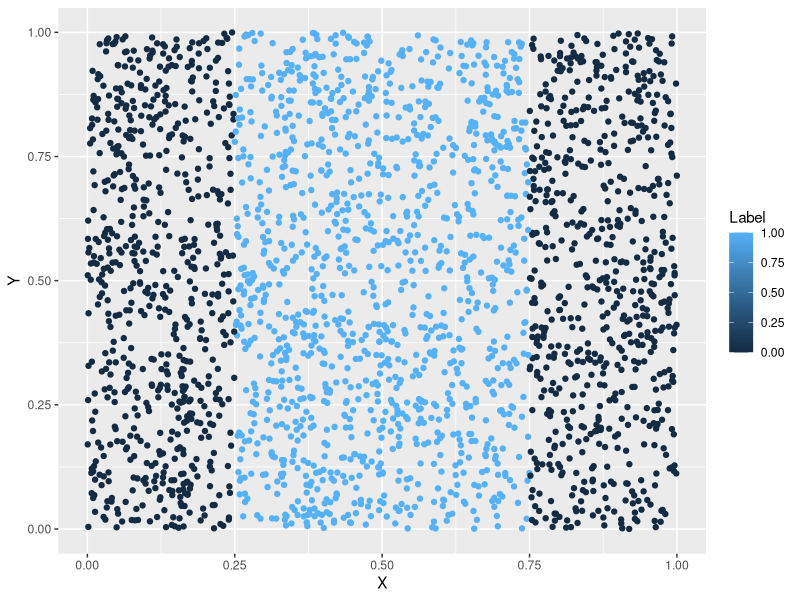
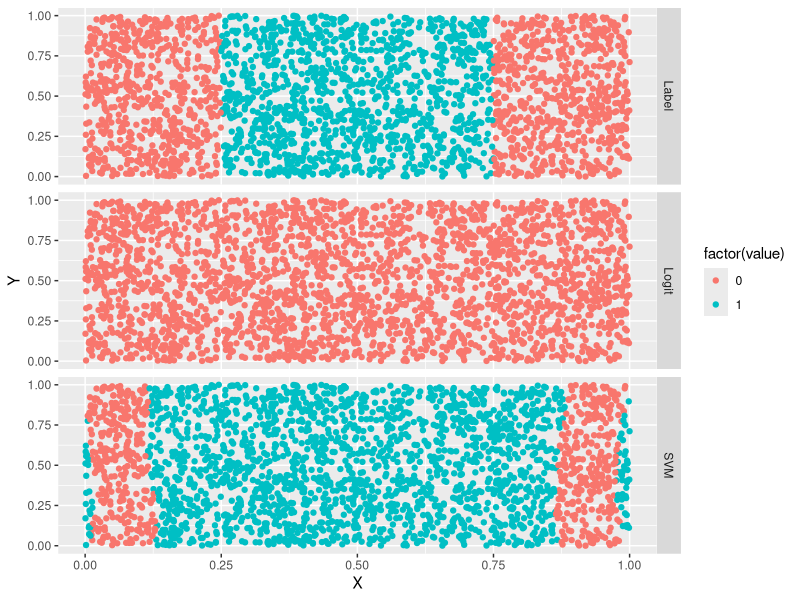
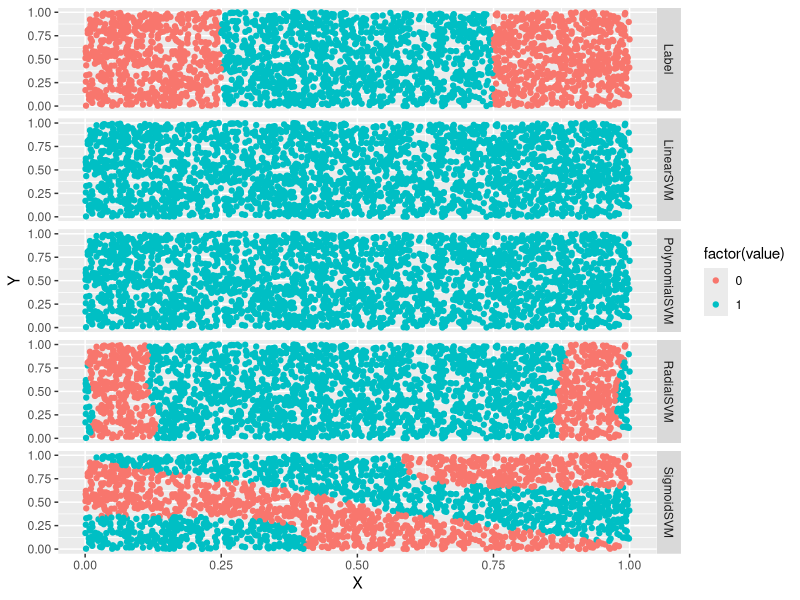
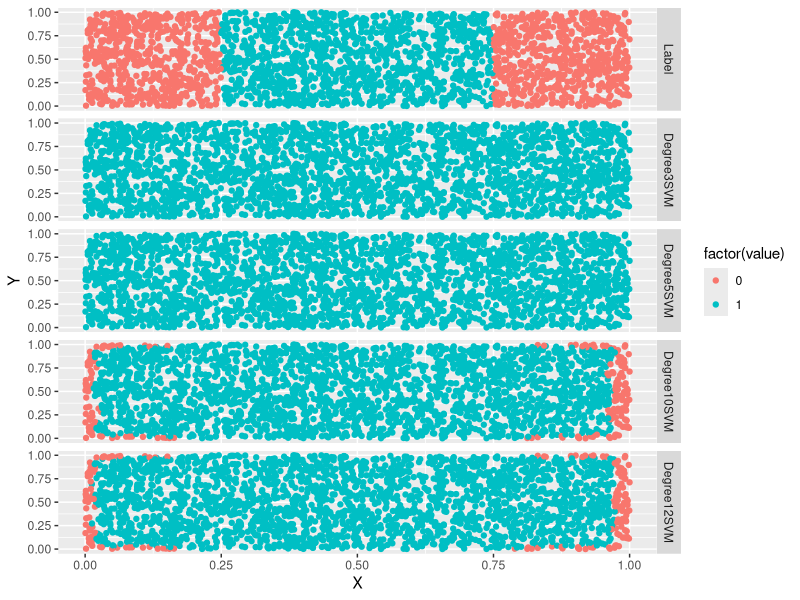
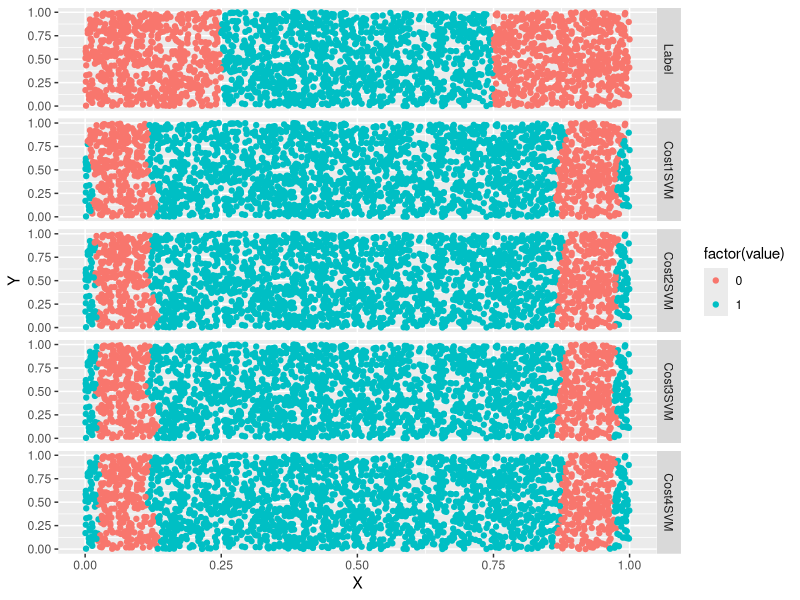
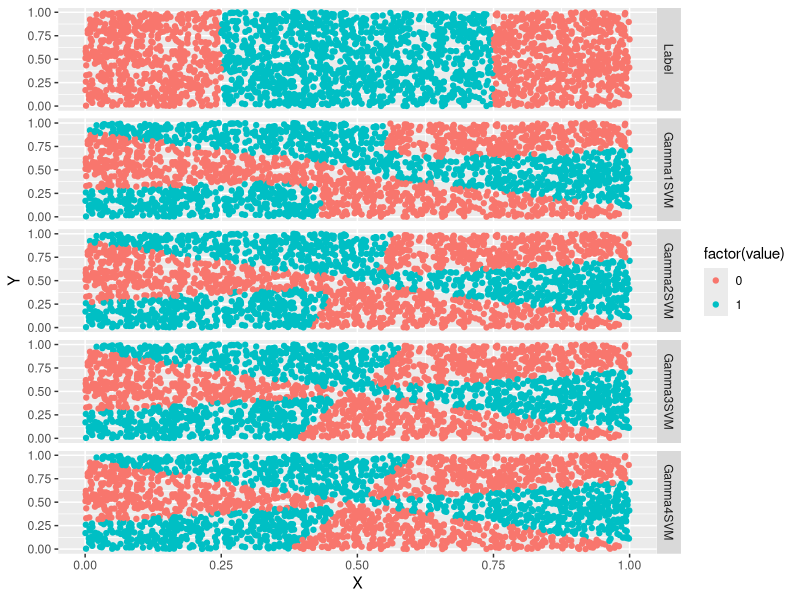

R code for these plots, in order:
setwd('C:\\Users\\Ivan.Liuyanfeng\\Desktop\\Data_Mining_Work_Space\\Model-Comparison')
require(ggplot2)
list.files('data')
df <- read.csv('data/df.csv')
head(df)
# data visualization
png('df.png')
ggplot(data = df,aes(x=X,y=Y,color=Label))+geom_point()
dev.off()

# model test
logit.fit <- glm(Label~.,family=binomial(link='logit'),data=df)
logit.prediction <- ifelse(predict(logit.fit)>0,1,0)
mean(with(df,logit.prediction==Label))
mean(with(df,0==Label))

# SVMs
library(e1071)
svm.fit <- svm(Label~.,data=df)
svm.predictions <- ifelse(predict(svm.fit)>0,1,0)
mean(with(df,svm.predictions==Label))

# plot predictions
df <- cbind(df,data.frame(Logit=ifelse(predict(logit.fit)>0,1,0),SVM=ifelse(predict(svm.fit)>0,1,0)))
head(df)
require(reshape2)
predictions <- melt(df,id.vars=c('X','Y'))
head(predictions)
png('predictions.png',height=800,width=600)
ggplot(predictions, aes(X,Y, color=factor(value)))+geom_point()+facet_grid(variable~.)
dev.off()

# Kernel trick - linear, polynomial, radial, sigmoid
df <- df[,c('X','Y','Label')]
linear.svm.fit <- svm(Label~X+Y, data=df, kernel='linear')
with(df,mean(Label== ifelse(predict(linear.svm.fit)>0,1,0)))

polynomial.svm.fit <- svm(Label~X+Y, data=df, kernel='polynomial')
with(df,mean(Label== ifelse(predict(polynomial.svm.fit)>0,1,0)))

radial.svm.fit <- svm(Label~X+Y, data=df, kernel='radial')
with(df,mean(Label== ifelse(predict(radial.svm.fit)>0,1,0)))

sigmoid.svm.fit <- svm(Label~X+Y, data=df, kernel='sigmoid')
with(df,mean(Label== ifelse(predict(sigmoid.svm.fit)>0,1,0)))

df<- cbind(df,data.frame(LinearSVM = ifelse(predict(linear.svm.fit) > 0, 1, 0),
                         PolynomialSVM = ifelse(predict(polynomial.svm.fit) > 0, 1, 0),
                         RadialSVM = ifelse(predict(radial.svm.fit) > 0, 1, 0),
                         SigmoidSVM = ifelse(predict(sigmoid.svm.fit) > 0, 1, 0)))
predictions <- melt(df, id.vars = c('X','Y'))
png('kernel.png',height = 600,width=800)
ggplot(predictions, aes(X,Y,color=factor(value)))+geom_point()+facet_grid(variable~.)
dev.off()

# tuning degree hyperparameter
polynomial.degree3.svm.fit <- svm(Label~X+Y, data=df,kernel = 'polynomial', degree=3)
with(df, mean(Label != ifelse(predict(polynomial.degree3.svm.fit)>0,1,0)))

polynomial.degree5.svm.fit <- svm(Label~X+Y, data=df,kernel = 'polynomial', degree=5)
with(df, mean(Label != ifelse(predict(polynomial.degree5.svm.fit)>0,1,0)))

polynomial.degree10.svm.fit <- svm(Label~X+Y, data=df,kernel = 'polynomial', degree=10)
with(df, mean(Label != ifelse(predict(polynomial.degree10.svm.fit)>0,1,0)))

polynomial.degree12.svm.fit <- svm(Label~X+Y, data=df,kernel = 'polynomial', degree=12)
with(df, mean(Label != ifelse(predict(polynomial.degree12.svm.fit)>0,1,0)))

# plot 
df <- df[,c('X','Y','Label')]
df <- cbind(df, data.frame(Degree3SVM = ifelse(predict(polynomial.degree3.svm.fit) > 0,
                                               1,
                                               0),
                           Degree5SVM = ifelse(predict(polynomial.degree5.svm.fit) > 0,
                                               1,
                                               0),
                           Degree10SVM = ifelse(predict(polynomial.degree10.svm.fit) > 0,
                                                1,
                                                0),
                           Degree12SVM = ifelse(predict(polynomial.degree12.svm.fit) > 0,
                                                1,
                                                0)))
predictions <- melt(df,id.vars = c('X','Y'))
png('degree_hyperparameter.png',height=600,width=800)
ggplot(predictions, aes(X,Y,color=factor(value)))+geom_point()+facet_grid(variable~.)
dev.off()

# tuning cost hyperparameter
radial.cost1.svm.fit <- svm(Label ~ X + Y,
                            data = df,
                            kernel = 'radial',
                            cost = 1)
with(df, mean(Label == ifelse(predict(radial.cost1.svm.fit) > 0, 1, 0)))
radial.cost2.svm.fit <- svm(Label ~ X + Y,
                            data = df,kernel = 'radial',
                            cost = 2)
with(df, mean(Label == ifelse(predict(radial.cost2.svm.fit) > 0, 1, 0)))
radial.cost3.svm.fit <- svm(Label ~ X + Y,
                            data = df,
                            kernel = 'radial',
                            cost = 3)
with(df, mean(Label == ifelse(predict(radial.cost3.svm.fit) > 0, 1, 0)))
radial.cost4.svm.fit <- svm(Label ~ X + Y,
                            data = df,
                            kernel = 'radial',
                            cost = 4)
with(df, mean(Label == ifelse(predict(radial.cost4.svm.fit) > 0, 1, 0)))
#plot
df <- df[, c('X', 'Y', 'Label')]
df <- cbind(df,
            data.frame(Cost1SVM = ifelse(predict(radial.cost1.svm.fit) > 0, 1, 0),
                       Cost2SVM = ifelse(predict(radial.cost2.svm.fit) > 0, 1, 0),
                       Cost3SVM = ifelse(predict(radial.cost3.svm.fit) > 0, 1, 0),
                       Cost4SVM = ifelse(predict(radial.cost4.svm.fit) > 0, 1, 0)))
predictions <- melt(df, id.vars = c('X', 'Y'))
png('cost_hyperparameter.png',height=600,width=800)
ggplot(predictions, aes(x = X, y = Y, color = factor(value))) +
    geom_point() +
    facet_grid(variable ~ .)
dev.off()

# gamma hyperparameter
sigmoid.gamma1.svm.fit <- svm(Label ~ X + Y,
                              data = df,
                              kernel = 'sigmoid',
                              gamma = 1)
with(df, mean(Label == ifelse(predict(sigmoid.gamma1.svm.fit) > 0, 1, 0)))
sigmoid.gamma2.svm.fit <- svm(Label ~ X + Y,
                              data = df,
                              kernel = 'sigmoid',gamma = 2)
with(df, mean(Label == ifelse(predict(sigmoid.gamma2.svm.fit) > 0, 1, 0)))
sigmoid.gamma3.svm.fit <- svm(Label ~ X + Y,
                              data = df,
                              kernel = 'sigmoid',
                              gamma = 3)
with(df, mean(Label == ifelse(predict(sigmoid.gamma3.svm.fit) > 0, 1, 0)))
sigmoid.gamma4.svm.fit <- svm(Label ~ X + Y,
                              data = df,
                              kernel = 'sigmoid',
                              gamma = 4)
with(df, mean(Label == ifelse(predict(sigmoid.gamma4.svm.fit) > 0, 1, 0)))
#plot
df <- df[, c('X', 'Y', 'Label')]
df <- cbind(df,
            data.frame(Gamma1SVM = ifelse(predict(sigmoid.gamma1.svm.fit) > 0, 1, 0),
                       Gamma2SVM = ifelse(predict(sigmoid.gamma2.svm.fit) > 0, 1, 0),
                       Gamma3SVM = ifelse(predict(sigmoid.gamma3.svm.fit) > 0, 1, 0),
                       Gamma4SVM = ifelse(predict(sigmoid.gamma4.svm.fit) > 0, 1, 0)))
predictions <- melt(df, id.vars = c('X', 'Y'))
png('gamma.png',height=600,width=800)
ggplot(predictions, aes(x = X, y = Y, color = factor(value))) +
    geom_point() +
    facet_grid(variable ~ .)
dev.off()
